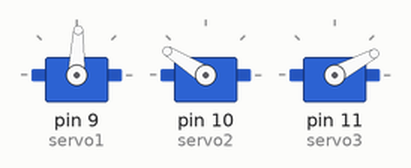
Bench run of a sketch on a simulated Arduino Uno, built with avr-gcc and run on an emulated ATmega328P. On the bench: 3 × servo.

Above: at 2.41 s.
At 7.86 s:
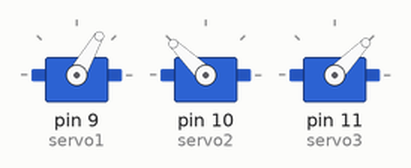
At 13.94 s:
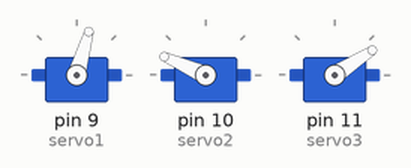
At 18.73 s:
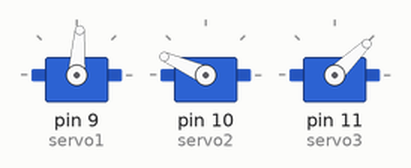
At 29.06 s:
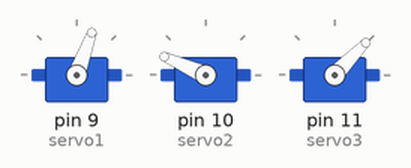
At 39.22 s:
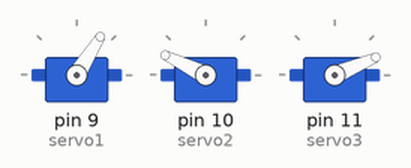
Timing chart, 0 to 40.0 s (numbered marks = the images above):
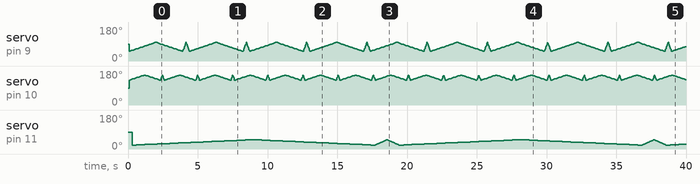

Measured:
- by itself, servo on pin 11 (servo3): moves between 21° and 49°, repeating every 19.1 s

The sketch:

SweepTest2_withoutDelay_Copy.ino
```cpp
#include <Servo.h>

Servo servo1;
Servo servo2;
Servo servo3;


//int servo1Pos = 50;// 0 - 180 rack pinion
//int servo2Pos = 150;// 150 straight up, 180 to left, 120 to right
//int servo3Pos = 50;// 50 is straight up, 80 is brush back, 0 is forward

const int servo1MinDegrees = 50;
const int servo1MaxDegrees = 100;
const int servo2MinDegrees = 130;
const int servo2MaxDegrees = 160;
const int servo3MinDegrees = 20;
const int servo3MaxDegrees = 50;
//...............................................................................................
int servo1Pos = 50;     // the current angle of the servo - starting at 90.
int servo1SlowInterval = 80; // millisecs between servo moves
int servo1FastInterval = 10;
int servo1Interval = servo1SlowInterval; // initial millisecs between servo moves
int servo1Degrees = 2;       // amount servo moves at each step

int servo2Pos = 130;     // the current angle of the servo - starting at 90.
int servo2SlowInterval = 80; // millisecs between servo moves
int servo2FastInterval = 10;
int servo2Interval = servo2SlowInterval; // initial millisecs between servo moves
int servo2Degrees = 2;       // amount servo moves at each step

int servo3Pos = 20;     // the current angle of the servo - starting at 90.
int servo3SlowInterval = 300; // millisecs between servo moves
int servo3FastInterval = 30;
int servo3Interval = servo3SlowInterval; // initial millisecs between servo moves
int servo3Degrees = 1;       // amount servo moves at each step
//..................................................................................................

unsigned long currentMillis1 = 0;    // stores the value of millis() in each iteration of loop()
unsigned long currentMillis2 = 0;    // stores the value of millis() in each iteration of loop()
unsigned long currentMillis3 = 0;    // stores the value of millis() in each iteration of loop()


unsigned long previousServo1Millis = 0; // the time when the servo was last moved
unsigned long previousServo2Millis = 0; // the time when the servo was last moved
unsigned long previousServo3Millis = 0; // the time when the servo was last moved


void setup() {
  Serial.begin(9600);
  servo1.attach(9);
  servo2.attach(10);
  servo3.attach(11);
}

void loop() {
  /*
Serial.begin(9600);
  servo1.write(50);    // 50-100
   servo2.write(140);  //140 - 170
    servo3.write(20); //20 -70

     for (servo1Pos = 50,servo2Pos = 140,servo3Pos = 20;     servo1Pos <= 80 && servo2Pos <= 170 && servo3Pos <= 50;     servo1Pos +=1,servo2Pos +=1,servo3Pos +=1) {
    // in steps of 1 degree
    servo1.write(servo1Pos);
    servo2.write(servo2Pos);
    servo3.write(servo3Pos);
    delay(20);
    Serial.print("servo1Pos =  "); Serial.println(servo1Pos);
  }
 Serial.println("");
 for (servo1Pos = 80,servo2Pos = 170,servo3Pos = 50;    servo1Pos >= 50 && servo2Pos >= 140 && servo3Pos >= 20;     servo1Pos -= 1,servo2Pos -= 1,servo3Pos -= 1) {
    // in steps of 1 degree
    servo1.write(servo1Pos);
    servo2.write(servo2Pos);
    servo3.write(servo3Pos);
    delay(20);                       // waits 15 ms for the servo to reach the position
    Serial.print("servo1Pos =  "); Serial.println(servo1Pos);

  }
 Serial.println("");
*/
currentMillis1 = millis();
currentMillis2 = millis();
currentMillis3 = millis();
servoSweep();
}


//========================================START
void servoSweep() {

      // this is similar to the servo sweep example except that it uses millis() rather than delay()

      // nothing happens unless the interval has expired
      // the value of currentMillis was set in loop()
  //==================================START SERVO1 IF STATEMENTS
  if (currentMillis1 - previousServo1Millis >= servo1Interval) {
        // its time for another move
    previousServo1Millis += servo1Interval;

    servo1Pos = servo1Pos + servo1Degrees; // servoDegrees might be negative

    if (servo1Pos <= servo1MinDegrees) {
          // when the servo gets to its minimum position change the interval to change the speed
       if (servo1Interval == servo1SlowInterval) {
         servo1Interval = servo1FastInterval;
       }
       else {
        servo1Interval = servo1SlowInterval;
       }
    }

    if ((servo1Pos >= servo1MaxDegrees) || (servo1Pos <= servo1MinDegrees))  {
          // if the servo is at either extreme change the sign of the degrees to make it move the other way
      servo1Degrees = - servo1Degrees; // reverse direction
          // and update the position to ensure it is within range
      servo1Pos = servo1Pos + servo1Degrees;
    }

        // make the servo move to the next position
    servo1.write(servo1Pos);
        // and record the time when the move happened
//Serial.println("servo1If");
  }

  //=========================================END SERVO1 IF STATEMENTS
  //==================================START SERVO2 IF STATEMENTS
  if (currentMillis2 - previousServo2Millis >= servo2Interval) {
        // its time for another move
    previousServo2Millis += servo2Interval;

    servo2Pos = servo2Pos + servo2Degrees; // servoDegrees might be negative

    if (servo2Pos <= servo2MinDegrees) {
          // when the servo gets to its minimum position change the interval to change the speed
       if (servo2Interval == servo2SlowInterval) {
         servo2Interval = servo2FastInterval;
       }
       else {
        servo2Interval = servo2SlowInterval;
       }
    }

    if ((servo2Pos >= servo2MaxDegrees) || (servo2Pos <= servo2MinDegrees))  {
          // if the servo is at either extreme change the sign of the degrees to make it move the other way
      servo2Degrees = - servo2Degrees; // reverse direction
          // and update the position to ensure it is within range
      servo2Pos = servo2Pos + servo2Degrees;
    }

        // make the servo move to the next position
    servo2.write(servo2Pos);
        // and record the time when the move happened

  }

  //=========================================END SERVO2 IF STATEMENTS
  //==================================START SERVO3 IF STATEMENTS
  if (currentMillis3 - previousServo3Millis >= servo3Interval) {
        // its time for another move
    previousServo3Millis += servo3Interval;

    servo3Pos = servo3Pos + servo3Degrees; // servoDegrees might be negative

    if (servo3Pos <= servo3MinDegrees) {
          // when the servo gets to its minimum position change the interval to change the speed
       if (servo3Interval == servo3SlowInterval) {
         servo3Interval = servo3FastInterval;
       }
       else {
        servo3Interval = servo3SlowInterval;
       }
    }

    if ((servo3Pos >= servo3MaxDegrees) || (servo3Pos <= servo3MinDegrees))  {
          // if the servo is at either extreme change the sign of the degrees to make it move the other way
      servo3Degrees = - servo3Degrees; // reverse direction
          // and update the position to ensure it is within range
      servo3Pos = servo3Pos + servo3Degrees;
    }

        // make the servo move to the next position
    servo3.write(servo3Pos);
        // and record the time when the move happened

  }

  //=========================================END SERVO3 IF STATEMENTS

}

//========================================END
```
